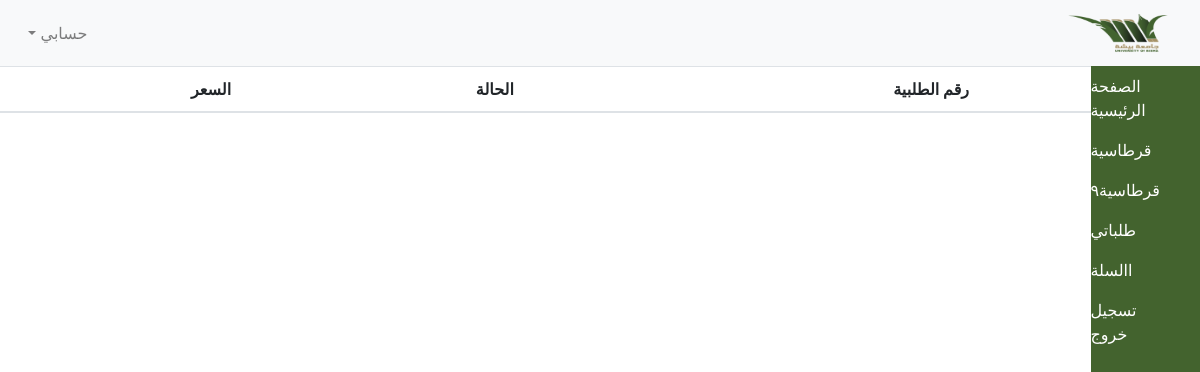
Page /student/myorder.php on the earlier database version.
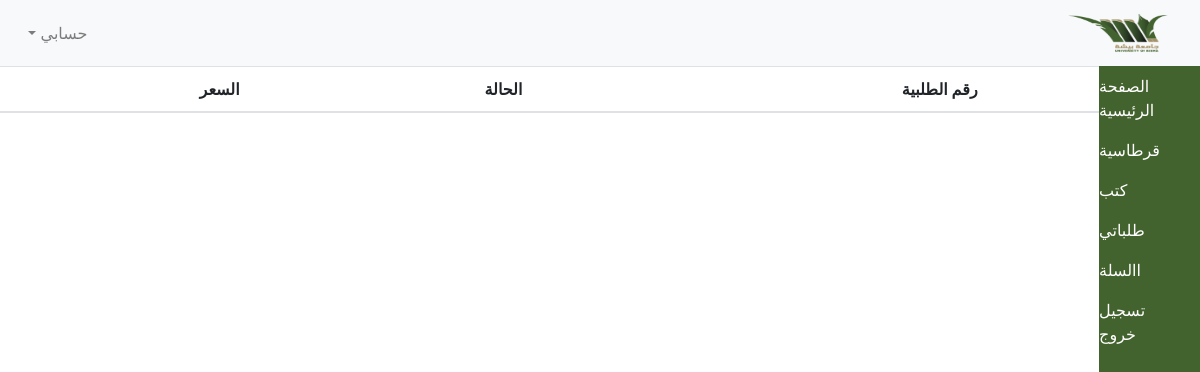
Same page on the later database version.
### tables this page shows
CREATE TABLE `departemnt` (
  `id` int(11) NOT NULL,
  `dep_name` varchar(200) NOT NULL
);

### controller/DB.php (called while the page is built, shortened)
<?php
class DB{
    public function __construct(){
        $this->db=new PDO("mysql:host=localhost;dbname=besh","root","");
    }
}

### controller/student.php (called while the page is built, shortened)
<?php
require "DB.php";
class Student extends DB{
    private $student_db;
    public function __construct()
    {
        $this->student_db=$this->db;
    }
    public function getAllDep(){
        $sql=$this->student_db->prepare("SELECT * FROM departemnt");
        $sql->execute();
        return $sql;
    }
}

### student/myorder.php (the view, shortened to what this page needs)
<?php
require '../controller/student.php';
$student=new Student();
$dep=$student->getAllDep();
?>
<html>
<head>
    <link rel="stylesheet" href="https://cdn.jsdelivr.net/npm/bootstrap@4.5.3/dist/css/bootstrap.min.css">
    <link rel="stylesheet" href="../css/style.css" type="text/css">
</head>
<body dir="rtl">
<nav class="navbar navbar-expand-lg navbar-light bg-light">
    <a class="navbar-brand" href="#">
        <img src="../bais.png" height="40px" width="100px">
    </a>
    <div class="collapse navbar-collapse" id="navbarSupportedContent">
        <ul class="navbar-nav mr-auto">
            <li class="nav-item dropdown">
                <a class="nav-link dropdown-toggle" href="#" id="navbarDropdown" role="button" data-toggle="dropdown" aria-haspopup="true" aria-expanded="false">
                    حسابي
                </a>
            </li>
        </ul>
    </div>
</nav>
<div class="wrapper d-flex">
    <div class="sideMenu">
        <div class="sidebar">
            <ul class="navbar-nav">
                <li class="nav-item">
                    <a href="index.php" class="nav-link">الصفحة الرئيسية</a>
                </li>
                <?php
                foreach ($dep as $d){
                    echo '
                          <li class="nav-item">
                    <a href="produ.php?id='.$d['id'].'" class="nav-link">'.$d['dep_name'].'</a>
                </li>
                      ';
                }
                ?>
                <li class="nav-item">
                    <a href="myorder.php" class="nav-link">طلباتي</a>
                </li>
                <li class="nav-item">
                    <a href="car.php" class="nav-link">االسلة</a>
                </li>
                <li class="nav-item">
                    <a href="../logout.php" class="nav-link">تسجيل خروج</a>
                </li>
            </ul>
        </div>
    </div>
    <div class="contcat">
        <div class="container">
            <div class="row">
                <table class="table">
                    <thead>
                    <tr>
                        <th></th>
                        <th>رقم الطلبية</th>
                        <th>الحالة</th>
                        <th>السعر</th>
                    </tr>
                    </thead>
                </table>
            </div>
        </div>
    </div>
</div>
</body>
</html>

Differences in the rows shown:
removed departemnt: dep_name "قرطاسية٩"
added departemnt: dep_name "كتب"
